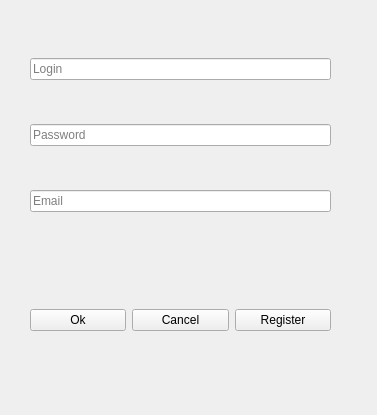
<?xml version="1.0" encoding="UTF-8"?>
<ui version="4.0">
 <class>FormAuth</class>
 <widget class="QWidget" name="FormAuth">
  <property name="geometry">
   <rect>
    <x>0</x>
    <y>0</y>
    <width>377</width>
    <height>415</height>
   </rect>
  </property>
  <property name="windowTitle">
   <string>Form</string>
  </property>
  <widget class="QWidget" name="horizontalLayoutWidget">
   <property name="geometry">
    <rect>
     <x>30</x>
     <y>280</y>
     <width>301</width>
     <height>80</height>
    </rect>
   </property>
   <layout class="QHBoxLayout" name="horizontalLayout">
    <item>
     <widget class="QPushButton" name="pushButton_ok">
      <property name="text">
       <string>Ok</string>
      </property>
     </widget>
    </item>
    <item>
     <widget class="QPushButton" name="pushButton_cancel">
      <property name="text">
       <string>Cancel</string>
      </property>
     </widget>
    </item>
    <item>
     <widget class="QPushButton" name="pushButton_reg">
      <property name="text">
       <string>Register</string>
      </property>
     </widget>
    </item>
   </layout>
  </widget>
  <widget class="QWidget" name="verticalLayoutWidget">
   <property name="geometry">
    <rect>
     <x>30</x>
     <y>20</y>
     <width>301</width>
     <height>231</height>
    </rect>
   </property>
   <layout class="QVBoxLayout" name="verticalLayout">
    <item>
     <widget class="QLineEdit" name="lineEdit_log">
      <property name="alignment">
       <set>Qt::AlignLeading|Qt::AlignLeft|Qt::AlignVCenter</set>
      </property>
      <property name="placeholderText">
       <string>Login</string>
      </property>
     </widget>
    </item>
    <item>
     <widget class="QLineEdit" name="lineEdit_pass">
      <property name="alignment">
       <set>Qt::AlignLeading|Qt::AlignLeft|Qt::AlignVCenter</set>
      </property>
      <property name="placeholderText">
       <string>Password</string>
      </property>
     </widget>
    </item>
    <item>
     <widget class="QLineEdit" name="lineEdit_email">
      <property name="alignment">
       <set>Qt::AlignLeading|Qt::AlignLeft|Qt::AlignVCenter</set>
      </property>
      <property name="placeholderText">
       <string>Email</string>
      </property>
     </widget>
    </item>
   </layout>
  </widget>
 </widget>
 <resources/>
 <connections/>
</ui>
